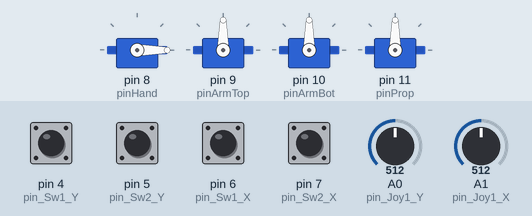
A sketch run on a simulated Arduino Uno, built with avr-gcc and run on an emulated ATmega328P. Parts: 4 × servo. The test bench sets the inputs (shaded band); at power-on: pin 4 (pin_Sw1_Y), pin 5 (pin_Sw2_Y), pin 6 (pin_Sw1_X), pin 7 (pin_Sw2_X) HIGH, A0 (pin_Joy1_Y) = 512, A1 (pin_Joy1_X) = 512.

Above: at 1.3 s.
1.4 s: A0 (pin_Joy1_Y) set to 88
2.9 s: A0 (pin_Joy1_Y) set to 71
At 4.0 s:
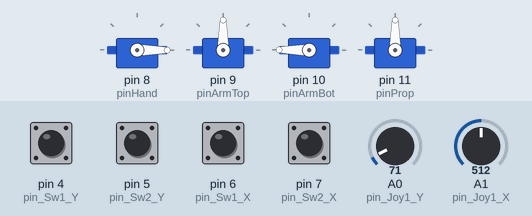
5.1 s: pin 5 (pin_Sw2_Y) pulled LOW for 1 s
At 6.9 s:
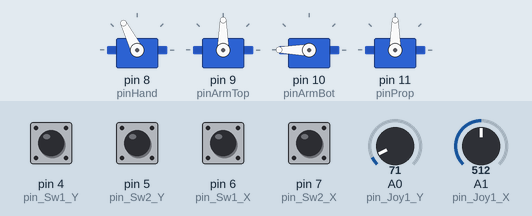
7.6 s: A1 (pin_Joy1_X) set to 86
9.1 s: A1 (pin_Joy1_X) set to 72
At 11.0 s:
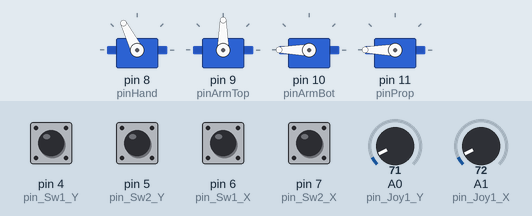
11.3 s: pin 4 (pin_Sw1_Y) pulled LOW for 0.15 s
At 12.6 s:
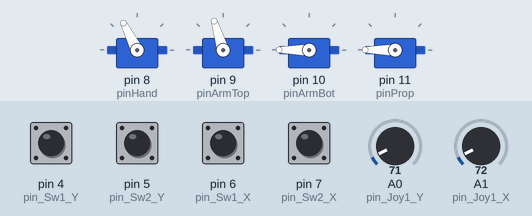
Timing chart, 0 to 13.9 s (numbered marks = the images above; inputs shaded):
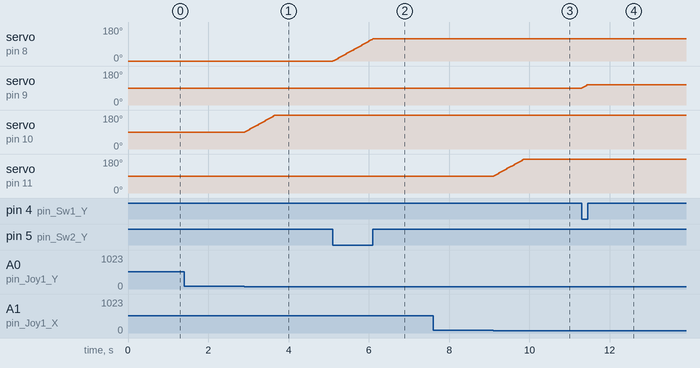

The sketch:

Arm_kit_v1.00.ino
```cpp
/*************************************************************
* Robot Arm 제어 프로그램
* 수정 : 2017. 07. 25
* 제작 : eleparts 부설연구소
* SW ver. 1.00
* Servo 모터 4개 + 조이스틱(analog data)
**************************************************************/
#include <Servo.h>


/* MG90 모터의 동작 각도 (0~180도)*/
#define MAX_ANGLE 180        // SG90 모터 제어 최대 각도 (-6도)
#define MID_ANGLE 90         // SG90 모터 각도 중간값
#define MIN_ANGLE 0          // SG90 모터 제어 최소 각도 (+6도)

#define MIN_STICK 80         // 조이스틱 analog신호 인식 범위 조정(민감도 설정 - 중간값 : 500~520 )
#define MAX_STICK 943

/* servo 모터별 동작 주파수(Duty Cucle) 관련링크 : http://blog.naver.com/elepartsblog/221061007108 */
#define MIN_MG90 680
#define MAX_MG90 2300
#define MIN_MG995 540
#define MAX_MG995 2440
/* Hand Servo 모터 각도 조정 */
#define MIN_HAND 800          // 600~1000 사이 숫자로 프로그램을 업로드했을때 손 모터에서 잡음이 나지 않고 딱 물리도록 설정해 줍니다.
#define MAX_HAND 2100

#define TRUE 1               // 기본 정의
#define FALSE 0
#define FRONT 1
#define BACK 0

const int pin_Joy1_X = 1;    // 1번 조이스틱 X축 analog pin 번호
const int pin_Joy1_Y = 0;    // 1번 조이스틱 Y축 analog pin 번호
const int pin_Sw1_X  = 6;    // Sw A pin 번호
const int pin_Sw1_Y  = 4;    // Sw C pin 번호
const int pin_Sw2_X  = 7;    // Sw D pin 번호
const int pin_Sw2_Y  = 5;    // Sw B pin 번호

const int pinHand   = 8;     //  손 모터 pin 번호
const int pinArmTop = 9;     //  팔 - 상단 모터 pin 번호
const int pinArmBot = 10;    //  팔 - 하단 모터 pin 번호
const int pinProp   = 11;    //  받침 모터 pin 번호

Servo Hand;
Servo ArmTop;
Servo ArmBot;
Servo Prop;

int anValue_x1, anValue_y1;                             // 조이스틱 analog 데이터 저장용 변수
int swValue_1x, swValue_1y, swValue_2x, swValue_2y;     // SW 데이터 저장용 변수

/* 각도 저장용 변수 : 90도로 초기설정 // Hand 부분만 0도(닫힌상태) */
int angleHand = MIN_ANGLE;
int angleArmTop = MID_ANGLE;
int angleArmBot = MID_ANGLE;
int angleProp = MID_ANGLE;


/* 사용자 함수 정의 - 아두이노 스케치에서는 크게 필요없지만 컴파일러에 따라서 위에 함수원형 선언이 필요하기도 함 */
void readPin();
int valueRange(int stickValue, int angle);
int swValueRange(int xSwValue, int ySwValue, int angle);
void angle();


/* 최초 부팅시 1회 실행되는 아두이노 스케치용 함수 */
void setup() {
  /* 각 핀번호 입력*/
  Hand.attach(pinHand, MIN_HAND, MAX_HAND );                       // 서보모터
  ArmTop.attach(pinArmTop, MIN_MG995, MAX_MG995);
  ArmBot.attach(pinArmBot, MIN_MG995, MAX_MG995);
  Prop.attach(pinProp, MIN_MG90, MAX_MG90);

  pinMode(pin_Sw1_X, INPUT_PULLUP);            // 스위치(SW) 핀 입력으로 설정
  pinMode(pin_Sw1_Y, INPUT_PULLUP);
  pinMode(pin_Sw2_X, INPUT_PULLUP);
  pinMode(pin_Sw2_Y, INPUT_PULLUP);

  /* 초기 설정 : 90도로 모터 제어 */
  Hand.write(angleHand);
  ArmTop.write(angleArmTop);
  ArmBot.write(angleArmBot);
  Prop.write(angleProp);

  delay(100);
}


/* 반복 실행되는 아두이노 스케치용 함수 */
void loop() {

  readPin();                      // 조이스틱의 및 스위치의 상태 값을 읽어오는 함수                  (입력)

  angle();                         // 모터 제어 함수 - 입력받은 값을 이용해 각도를 연산해주는 함수    (연산)

  /* 수정된 각도를 이용해 모터를 움직여 줌 */ //                                                    (출력/제어)
  Hand.write(angleHand);
  ArmTop.write(angleArmTop);
  ArmBot.write(angleArmBot);
  Prop.write(angleProp);

  delay(8);                         // 딜레이 ms 초 (동작 반응/지연속도)
}


/*********************** 기본 기능 함수 ***********************/

/* 조이스틱 및 스위치의 상태를 받아오는 함수 ( 조이스틱 analog 값 : 0~1023을 저장함 ) */
void readPin()
{
  anValue_x1 = analogRead(pin_Joy1_X);                           // 조이스틱 (아날로그) Read
  anValue_y1 = analogRead(pin_Joy1_Y);

  swValue_1x = digitalRead(pin_Sw1_X);                         // 스위치 (디지털) Read
  swValue_1y = digitalRead(pin_Sw1_Y);
  swValue_2x = digitalRead(pin_Sw2_X);
  swValue_2y = digitalRead(pin_Sw2_Y);
}

/* 조이스틱으로 모터의 각도를 조정하는 함수 */
int valueRange(int stickValue, int angle)
{
  if(stickValue < MIN_STICK && angle < MAX_ANGLE){            // 조이스틱 신호가 X방향 입력됨 && 현재 각도가 MAX보다 적을때
    angle = angle + 1;                                        // -> 각도를 올려줌
  }else if(stickValue > MAX_STICK && angle > MIN_ANGLE){      // 조이스틱 신호가 Y방향 입력됨 && 현재 각도가 MIN보다 클때
    angle = angle - 1;                                        // -> 각도를 내려줌
  }
  return angle;
}

/* 스위치 두개로 모터의 각도를 조정하는 함수 */
int swValueRange(int xSwValue, int ySwValue, int angle)
{
  if(xSwValue == FALSE && ySwValue == TRUE && angle < MAX_ANGLE){                 // 스위치 X가 입력됨 &&  현재 각도가 MAX보다 적을때
    angle = angle + 1;                                        // -> 각도를 올려줌
  }else if(ySwValue == FALSE && xSwValue == TRUE && angle > MIN_ANGLE){           // 스위치 Y가 입력됨 &&  현재 각도가 MIN보다 클때
    angle = angle - 1;                                        // -> 각도를 내려줌
  }
  return angle;
}


/* 모터의 각도값을 연산하는 함수들을 호출해주는 함수 */
void angle()
{
  angleProp = valueRange(anValue_x1, angleProp);
  angleArmBot = valueRange(anValue_y1, angleArmBot);
  angleArmTop = swValueRange(swValue_1y, swValue_1x, angleArmTop);
  angleHand = swValueRange(swValue_2y, swValue_2x, angleHand);
}
```

Measured:
- the behaviour switches between 80 and 79 on A0 (pin_Joy1_Y) (found by bisection; images 0 and 1)
- the behaviour switches between 80 and 79 on A1 (pin_Joy1_X) (found by bisection; images 2 and 3)
- after the input at 1.4 s, every drawn part: stays the same
- after the input at 2.9 s, servo on pin 10 (pinArmBot): moves from 90° to 180° over 0.76 s, starting at once
- after the input at 5.1 s, servo on pin 8 (pinHand): moves from 0° to 117° over 0.99 s, starting at once
- after the input at 7.6 s, every drawn part: stays the same
- after the input at 9.1 s, servo on pin 11 (pinProp): moves from 90° to 180° over 0.76 s, starting at once
- after the input at 11.3 s, servo on pin 9 (pinArmTop): 90° → 107° at once
